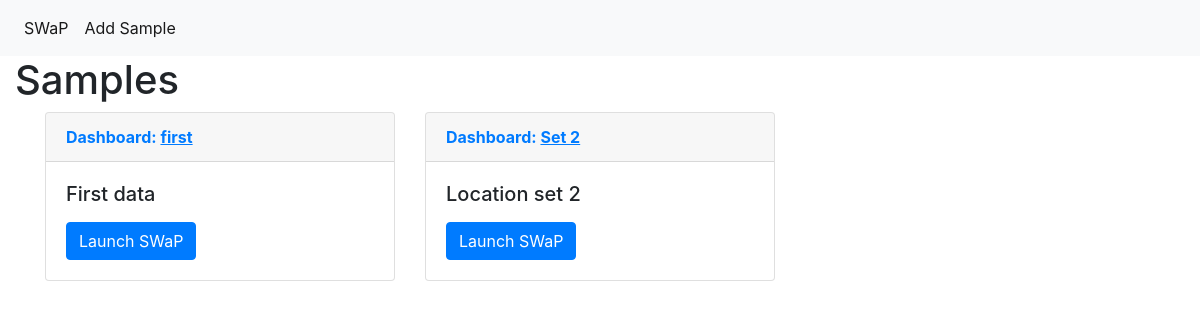
Page /water_app/home/ on the earlier database version.
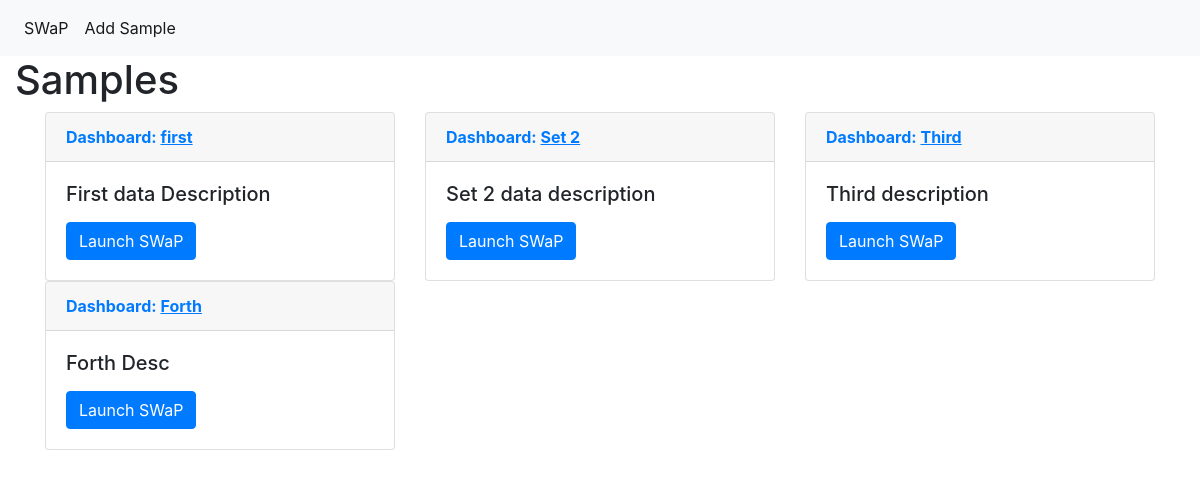
Same page on the later database version.
### water_app/models.py (models this page shows, shortened)
class WaterParameter(models.Model):
    title = models.CharField(max_length=1024, unique=True, null=True, blank=True)
    description = models.CharField(max_length=1024, null=True, blank=True)
    coliform_bacteria = models.FloatField(verbose_name='Coliform Bacteria', null=True,  blank=True)
    nitrate = models.FloatField('Nitrate', null=True,  blank=True)
    ph = models.FloatField('pH', null=True,  blank=True)
    sodium = models.FloatField('Sodium', null=True,  blank=True)
    chloride = models.FloatField('Chloride', null=True,  blank=True)
    fluride = models.FloatField('Fluride', null=True,  blank=True)
    sulphate = models.FloatField('Sulphate', null=True,  blank=True)
    iron = models.FloatField('Iron', null=True,  blank=True)
    class Meta:
        verbose_name = "Water Parameter"
        verbose_name_plural = "Water Parameter List"

### water_app/views.py (the view)
# urls.py: path('home/', views.index, name='index'),
def index(request):
    data = 'Samples'
    sample_list = WaterParameter.objects.values('id', 'title', 'description')
    return render(request, 'water_app/index.html', {'data': data, 'sample_list': sample_list})

### water_app/templates/water_app/index.html (shortened to what this page needs)
{% extends "water_app/base.html" %}
{% load staticfiles %}
{% block body %}
  <h1>{{data}}</h1>
  <div class="container">
      <div class="row">
            {% for record in sample_list %}
                  <div class="col col-lg-4">
                            <div class="card">
                              <div class="card-header">
                                <a href={% url 'dashboard' sample_id=record.id %}>
                                      <strong>Dashboard: <u>{{ record.title | truncatechars:50 }}</u>
                                      </strong>
                                </a>
                              </div>
                              <div class="card-body">
                                <h5 class="card-title">{{record.description}}</h5>
                                <a href="#" class="btn btn-primary">Launch SWaP</a>
                              </div>
                            </div>
                   </div>
            {% endfor %}
</div>
</div>
{% endblock body %}

### water_app/templates/water_app/base.html (shortened to what this page needs)
<!DOCTYPE html>
<html lang="en" style="height: 100%; margin: 0; padding: 0">
<head>
  {% load staticfiles %}
  {% block css %}
    <link id="pagestyle" href="{% static 'bootstrap-4.2.1-dist/css/bootstrap.min.css' %}" rel="stylesheet" type="text/css" >
  {% endblock %}
</head>
<body>
  {% block navbar %}
        <nav class="navbar navbar-expand-lg navbar-light bg-light">
          <div class="collapse navbar-collapse" id="navbarNavAltMarkup">
            <div class="navbar-nav">
              <a class="nav-item nav-link active" href="/home">SWaP <span class="sr-only">(current)</span></a>
              <a class="nav-item nav-link active" href="/water_add">Add Sample <span class="sr-only">(current)</span></a>
            </div>
          </div>
        </nav>
  {% endblock %}
  <div class="container-fluid">
    <div class="row">
      <div class="col-sm-12 col-md-12">
        {% block body %}
        {% endblock %}
      </div>
    </div>
  </div>
</body>
</html>

Differences in the rows shown:
changed WaterParameter "first": description "First data" → "First data Description"
changed WaterParameter "Set 2": description "Location set 2" → "Set 2 data description"
added WaterParameter: title "Third", description "Third description"
added WaterParameter: title "Forth", description "Forth Desc"
